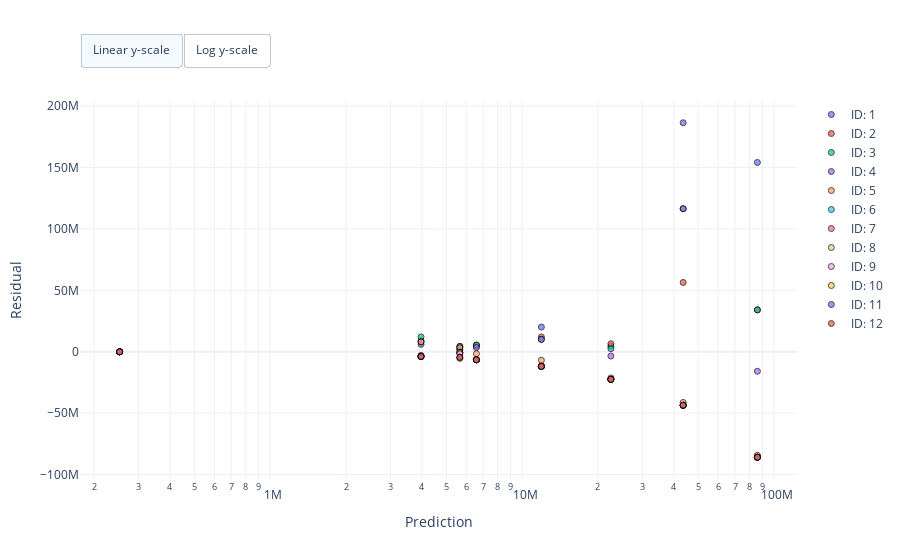

The code cell stored with this chart in its notebook:
### Markdown cell above
Visualise residuals to measurements

### Code cell
# Create figure
fig = chi.plots.ResidualPlot(measurements=temp)
fig.add_data(data=predictions, show_relative=False)
fig._fig.update_layout(xaxis_type='log')
fig.show()

### Figure 1 — Plotly figure (JSON) as saved in the notebook; plotly's stock layout.template omitted (floating-point values rounded to 4 significant figures)
{"data": [{"marker": {"color": "#636EFA", "line": {"color": "black", "width": 1}, "opacity": 0.7, "symbol": "circle"}, "mode": "markers", "name": "ID: 1", "showlegend": true, "type": "scatter", "x": [252400.0, 5660000.0, 3969000.0, 6585000.0, 11920000.0, 22510000.0, 43580000.0, 85890000.0], "y": [-52440.0, 2340000.0, 6031000.0, 4415000.0, 20080000.0, 4493000.0, 186400000.0, 154100000.0]}, {"marker": {"color": "#EF553B", "line": {"color": "black", "width": 1}, "opacity": 0.7, "symbol": "circle"}, "mode": "markers", "name": "ID: 2", "showlegend": true, "type": "scatter", "x": [252400.0, 5660000.0, 3969000.0, 6585000.0, 11920000.0, 22510000.0, 43580000.0, 85890000.0], "y": [-52440.0, 1340000.0, 9031000.0, 5415000.0, 12080000.0, 6493000.0, 56420000.0, 34110000.0]}, {"marker": {"color": "#00CC96", "line": {"color": "black", "width": 1}, "opacity": 0.7, "symbol": "circle"}, "mode": "markers", "name": "ID: 3", "showlegend": true, "type": "scatter", "x": [252400.0, 5660000.0, 3969000.0, 6585000.0, 11920000.0, 22510000.0, 43580000.0, 85890000.0], "y": [-52440.0, 4340000.0, 12030000.0, 5415000.0, 10080000.0, 2493000.0, 116400000.0, 34110000.0]}, {"marker": {"color": "#AB63FA", "line": {"color": "black", "width": 1}, "opacity": 0.7, "symbol": "circle"}, "mode": "markers", "name": "ID: 4", "showlegend": true, "type": "scatter", "x": [252400.0, 5660000.0, 3969000.0, 6585000.0, 11920000.0, 22510000.0, 43580000.0, 85890000.0], "y": [-52440.0, 4340000.0, 8031000.0, 3415000.0, 10080000.0, -3507000.0, 116400000.0, -15890000.0]}, {"marker": {"color": "#FFA15A", "line": {"color": "black", "width": 1}, "opacity": 0.7, "symbol": "circle"}, "mode": "markers", "name": "ID: 5", "showlegend": true, "type": "scatter", "x": [252400.0, 5660000.0, 3969000.0, 6585000.0, 11920000.0, 22510000.0, 43580000.0, 85890000.0], "y": [-52440.0, 3340000.0, 8031000.0, -1585000.0, -6924000.0, -21310000.0, -41280000.0, -84290000.0]}, {"marker": {"color": "#19D3F3", "line": {"color": "black", "width": 1}, "opacity": 0.7, "symbol": "circle"}, "mode": "markers", "name": "ID: 6", "showlegend": true, "type": "scatter", "x": [252400.0, 5660000.0, 3969000.0, 6585000.0, 11920000.0, 22510000.0, 43580000.0, 85890000.0], "y": [-52440.0, -659600.0, -2969000.0, -6285000.0, -11790000.0, -22450000.0, -43540000.0, -85890000.0]}, {"marker": {"color": "#FF6692", "line": {"color": "black", "width": 1}, "opacity": 0.7, "symbol": "circle"}, "mode": "markers", "name": "ID: 7", "showlegend": true, "type": "scatter", "x": [252400.0, 5660000.0, 3969000.0, 6585000.0, 11920000.0, 22510000.0, 43580000.0, 85890000.0], "y": [-52440.0, -659600.0, -3839000.0, -6555000.0, -11880000.0, -22500000.0, -43580000.0, -85890000.0]}, {"marker": {"color": "#B6E880", "line": {"color": "black", "width": 1}, "opacity": 0.7, "symbol": "circle"}, "mode": "markers", "name": "ID: 8", "showlegend": true, "type": "scatter", "x": [252400.0, 5660000.0, 3969000.0, 6585000.0, 11920000.0, 22510000.0, 43580000.0, 85890000.0], "y": [-52440.0, -659600.0, -3899000.0, -6545000.0, -11910000.0, -22500000.0, -43580000.0, -85890000.0]}, {"marker": {"color": "#FF97FF", "line": {"color": "black", "width": 1}, "opacity": 0.7, "symbol": "circle"}, "mode": "markers", "name": "ID: 9", "showlegend": true, "type": "scatter", "x": [252400.0, 5660000.0, 3969000.0, 6585000.0, 11920000.0, 22510000.0, 43580000.0, 85890000.0], "y": [-52440.0, -1660000.0, -3909000.0, -6582000.0, -11920000.0, -22510000.0, -43580000.0, -85890000.0]}, {"marker": {"color": "#FECB52", "line": {"color": "black", "width": 1}, "opacity": 0.7, "symbol": "circle"}, "mode": "markers", "name": "ID: 10", "showlegend": true, "type": "scatter", "x": [252400.0, 5660000.0, 3969000.0, 6585000.0, 11920000.0, 22510000.0, 43580000.0, 85890000.0], "y": [-52440.0, -5360000.0, -3939000.0, -6581000.0, -11920000.0, -22510000.0, -43580000.0, -85890000.0]}, {"marker": {"color": "#636EFA", "line": {"color": "black", "width": 1}, "opacity": 0.7, "symbol": "circle"}, "mode": "markers", "name": "ID: 11", "showlegend": true, "type": "scatter", "x": [252400.0, 5660000.0, 3969000.0, 6585000.0, 11920000.0, 22510000.0, 43580000.0, 85890000.0], "y": [-52440.0, -4560000.0, -3939000.0, -6579000.0, -11920000.0, -22510000.0, -43580000.0, -85890000.0]}, {"marker": {"color": "#EF553B", "line": {"color": "black", "width": 1}, "opacity": 0.7, "symbol": "circle"}, "mode": "markers", "name": "ID: 12", "showlegend": true, "type": "scatter", "x": [252400.0, 5660000.0, 3969000.0, 6585000.0, 11920000.0, 22510000.0, 43580000.0, 85890000.0], "y": [-52440.0, -4560000.0, -3869000.0, -6580000.0, -11920000.0, -22510000.0, -43580000.0, -85890000.0]}], "layout": {"autosize": true, "updatemenus": [{"buttons": [{"args": [{"yaxis.type": "linear"}], "label": "Linear y-scale", "method": "relayout"}, {"args": [{"yaxis.type": "log"}], "label": "Log y-scale", "method": "relayout"}], "direction": "left", "pad": {"r": 0, "t": -10}, "showactive": true, "type": "buttons", "x": 0, "xanchor": "left", "y": 1.15, "yanchor": "top"}], "xaxis": {"title": {"text": "Prediction"}, "type": "log"}, "yaxis": {"title": {"text": "Residual"}}}}
